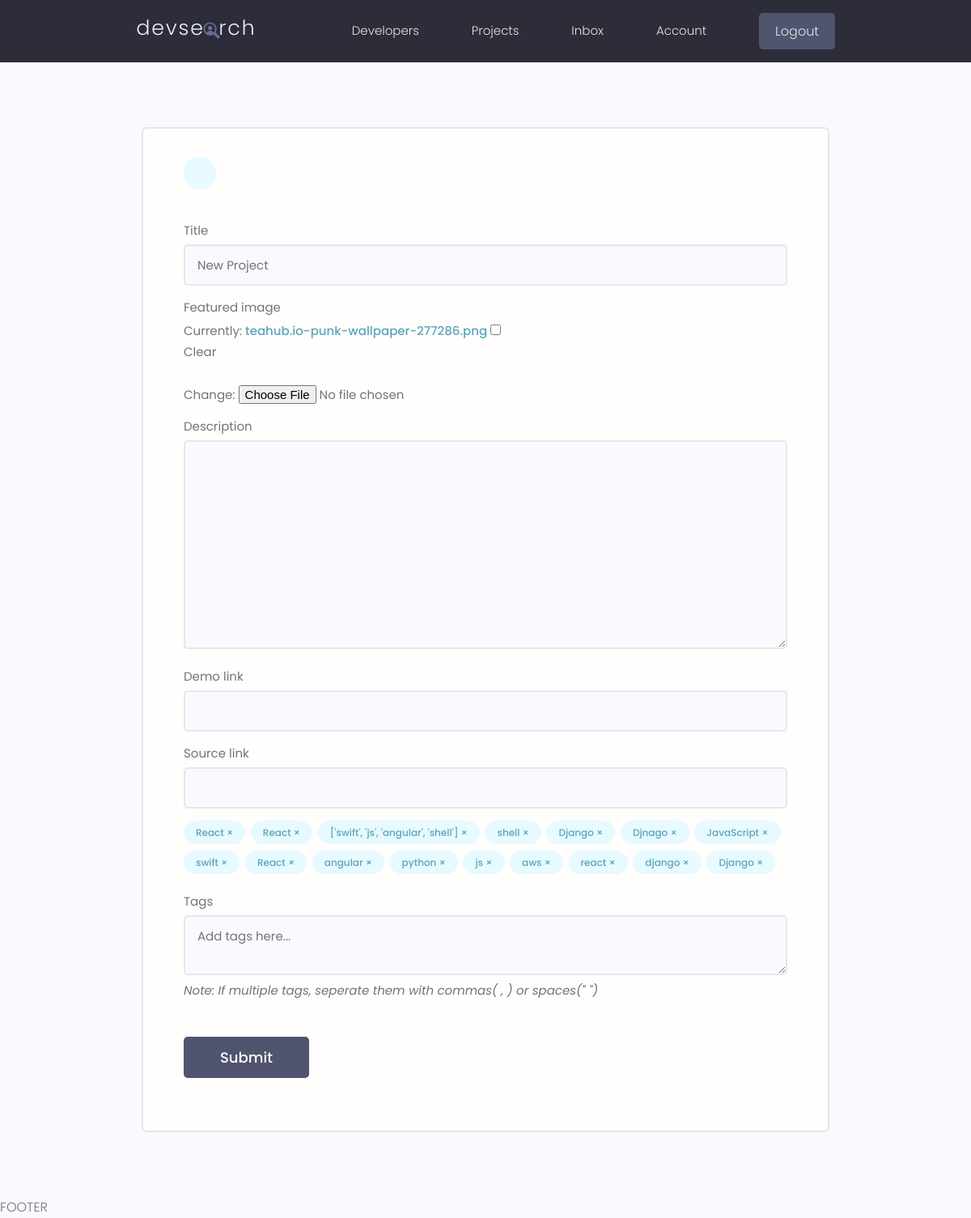
The page /projects/update-project/0f9a0b47-033d-43dd-8653-49bb504ca652/ (signed in) on the database its author committed.
### projects/models.py (models this page shows, shortened)
class Project(models.Model):
    owner          = models.ForeignKey(Profile,on_delete=models.CASCADE,blank=True,null=True)
    title           = models.CharField(max_length= 200)
    description     = models.TextField(null=True,blank = True)
    featured_image  = models.ImageField(null = True,blank = True,default= "default.jpg")
    demo_link       = models.CharField(max_length= 2000,null = True, blank =True)
    source_link     = models.CharField(max_length= 2000,null =True, blank= True)
    tags            = models.ManyToManyField('Tag',blank = True)
    vote_total      = models.IntegerField(default=0,null=True,blank=True)
    vote_ratio      = models.IntegerField(default=0,null=True,blank=True)
    created         = models.DateTimeField(auto_now_add= True)
    id              = models.UUIDField(default= uuid.uuid4, unique= True,primary_key= True,editable= False)
    class Meta:
        ordering = ['-vote_ratio','-vote_total','title']

class Tag(models.Model):
    name = models.CharField(max_length=200,)
    created = models.DateTimeField(auto_now_add= True)
    id      = models.UUIDField(default= uuid.uuid4,unique=True,primary_key= True,editable= False)
    def __str__(self):
        return self.name

### projects/views.py (the view, shortened to what this page needs)
# urls.py: path('update-project/<str:pk>/',views.updateProject, name = 'update-project'),
@login_required(login_url='login')
def updateProject(request,pk):
    profile = request.user.profile
    project = profile.project_set.get(id = pk)
    form = ProjectForm(instance = project)
    context = {'form':form,'project':project}
    return render(request,'projects/project_form.html',context)

### projects/forms.py
class ProjectForm(ModelForm):
    class Meta:
        model = Project
        fields  = ['title','featured_image','description','demo_link','source_link',]       #'tags' was removed from the fields list
        widgets = {
            'tags': forms.CheckboxSelectMultiple(),
        }
    def __init__(self, *args, **kwargs):
        super(ProjectForm,self).__init__(*args, **kwargs)
        for name,field in self.fields.items():
            field.widget.attrs.update({'class': 'input'})

### projects/templates/projects/project_form.html (shortened to what this page needs)
{% extends 'main.html' %}
{% block content %}
<main class="formPage my-xl">
    <div class="content-box">
        <div class="formWrapper">
            <a class="backButton" href="{% url 'account' %}"></a>
            <br>
            <form class="form" method="POST" enctype="multipart/form-data" >
                {% for field in form %}
                <div class="form__field">
                    <label for="formInput#text">{{field.label}} </label>
                    {{field}}
                </div>
                {%endfor%}
                <div class="form__field">
                    {% for tag in project.tags.all%}
                        <div class="project-tag tag tag--pill tag--main" data-tag="{{tag.id}}" data-project="{{project.id}}">
                            {{tag}} &#215;
                        </div>
                    {% endfor %}
                </div>
                <div class="form__field">
                    <label for="formInput#text">Tags</label>
                    <textarea class="input" name="newtags" id="" cols="" rows="" placeholder="Add tags here..."></textarea>
                    <small style=" font-style: italic;">Note: If multiple tags, seperate them with commas(  ,  ) or spaces("  ")</small>
                </div>
                <input class="btn btn--sub btn--lg  my-md" type="submit" value="Submit" />
            </form>
        </div>
    </div>
</main>
{% endblock %}

### static/styles/app.css (style rules this page uses)
:root { --color-sub: #2d2d39; }
.btn--sub { background-color: var(--color-sub-light); }
.content-box { width: 95%; max-width: 85rem; margin: 0 auto; }
.backButton { background: var(--color-main-light); color: var(--color-main); width: 4rem; height: 4rem; display: flex; align-items: center; justify-content: center; border-radius: 50%; }
.formPage .formWrapper { list-style: none; background: var(--color-white); padding: 3.5rem 5rem; border: 2px solid var(--color-light); border-radius: 0.7rem; }

### static/uikit/styles/modules/_variables.css (style rules this page uses)
:root { --color-main: #5aa5b9; --color-main-light: #e6faff; --color-sub: #3f4156; --color-sub-light: #51546e; --color-sub-lighter: #ededfd; --color-text: #737373; --color-gray: #8b8b8b; --color-light: #e5e7eb; --color-light-gray: #767676; --color-bg: #f8fafd; --color-white: #fffefd; --color-white-light: #f3f3f3; --color-success: #359e64; --color-success-bg: #def8e8; --color-error: #fc4b0b; --color-error-bg: #fff2ee; --font-base: 'Poppins', arial, helvetica, 'Segoe UI', roboto, ubuntu, sans-serif; --font-monospace: 'Fira Code', 'Courier New', courier, monospace; --font-regular: 300; --font-medium: 500; --font-bold: 700; --generic-shadow: 1px 1px 5px #00000010; --generic-transition: all 0.3s ease-in-out; }

### static/uikit/styles/modules/_base.css (style rules this page uses)
* { margin: 0; padding: 0; box-sizing: border-box; text-rendering: optimizeLegibility; color: inherit; font-size: inherit; }
html { font-size: 50%; }
@media only screen and (min-width: 480px) { html { font-size: 56.25%; } }
@media only screen and (min-width: 1200px) { html { font-size: 62.5%; } }
body { line-height: 1.6; font-weight: 400; font-size: 1.5rem; color: var(--color-text); background-color: var(--color-bg); min-height: 100vh; }

### static/uikit/styles/modules/_typography.css (style rules this page uses)
* { font-family: var(--font-base); }
a { padding-bottom: 2px; text-decoration: none; display: inline-block; color: var(--color-main); font-weight: var(--font-medium); }

### static/uikit/styles/modules/_utilities.css (style rules this page uses)
.my-md { margin: 3rem auto; }
.my-xl { margin: 8rem auto; }

### static/uikit/styles/modules/_button.css (style rules this page uses)
.btn { display: inline-block; position: relative; cursor: pointer; background-color: var(--color-light); font-weight: var(--font-medium); color: var(--color-sub); text-decoration: none; padding: 1rem 2rem; border-radius: 0.5rem; border: none; width: -webkit-fit-content; width: -moz-fit-content; width: fit-content; height: -webkit-fit-content; height: -moz-fit-content; height: fit-content; font-size: 1.6rem; outline-width: 0; outline-color: transparent; -webkit-backface-visibility: hidden; backface-visibility: hidden; transition: all 0.3s ease-in-out; }
.btn--sub { background-color: var(--color-sub); color: var(--color-white); }
.btn--lg { font-size: 1.8rem; padding: 1.2rem 4.5rem; }

### static/uikit/styles/modules/_form.css (style rules this page uses)
.form { display: block; }
.form__field { margin-top: 1.5rem; margin-bottom: 1.5rem; }
.form__label, .form__field > label { display: block; margin-bottom: 0.5rem; color: var(--color-text); }
input.input[type='text'], input.input[type='email'], input.input[type='password'], input.input[type='number'], textarea.input { min-width: 24rem; width: 100%; padding: 1.2rem 1.5rem; border-radius: 0.5rem; border: 2px solid var(--color-light); transition: all 0.3s ease-in-out; background-color: var(--color-bg); }

### static/uikit/styles/modules/_tag.css (style rules this page uses)
.tag { display: inline-flex; align-items: center; background-color: var(--color-sub); height: -webkit-fit-content; height: -moz-fit-content; height: fit-content; width: -webkit-fit-content; width: -moz-fit-content; width: fit-content; border-radius: 0.5rem; padding: 0.5rem 1.5rem; font-size: 1.2rem; cursor: pointer; }
.tag:not(:last-child) { margin-right: 0.25rem; margin-bottom: 0.75rem; }
.tag--pill { border-radius: 5rem; }
.tag--main, .tag--main > small { background: var(--color-main-light); color: var(--color-main); font-weight: 500; }

### rows shown on the page
Project: form "New Project"
Tag: name "React"
Tag: name "React"
Tag: name "['swift', 'js', 'angular', 'shell']"
Tag: name "shell"
Tag: name "Django"
Tag: name "Djnago"
Tag: name "JavaScript"
Tag: name "swift"
Tag: name "React"
Tag: name "angular"
Tag: name "python"
Tag: name "js"
Tag: name "aws"
Tag: name "react"
Tag: name "django"
Tag: name "Django"

### other values the page prints
{{ field.label }} "Title" "Featured image" "Description" "Demo link" "Source link"
